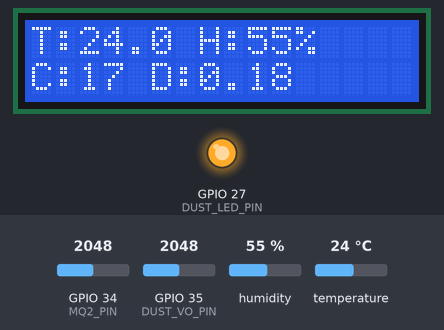
Recording of a sketch running on a simulated ESP32. Parts: 16×2 character LCD, output pins drawn as LEDs (lit = HIGH). The inputs (shaded band) are chosen by the test bench; at power-on: humidity 55 %, GPIO 34 (MQ2_PIN) = 2048, GPIO 35 (DUST_VO_PIN) = 2048, temperature 24 °C (analog values on the 0–4095 scale). WiFi joins after 1.5 s; servers stay silent unless stated; the local clock reads 2024-03-15 10:24:30 at power-on unless the sketch sets it; what the sketch prints to the serial monitor is not drawn.

Above: at 4.7 s.
4.8 s: humidity set to 22 %
At 9.0 s:
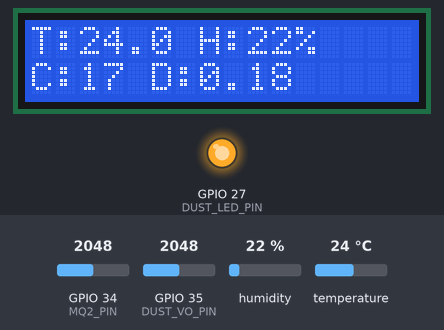
10.4 s: GPIO 34 (MQ2_PIN) set to 2866
At 14.0 s:
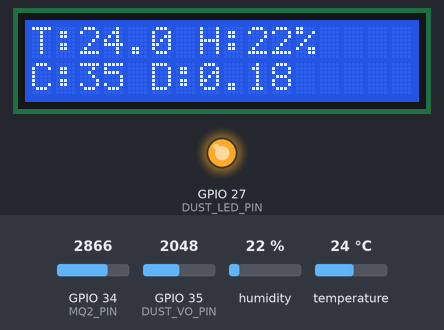
16.0 s: GPIO 35 (DUST_VO_PIN) set to 2866
At 19.1 s:
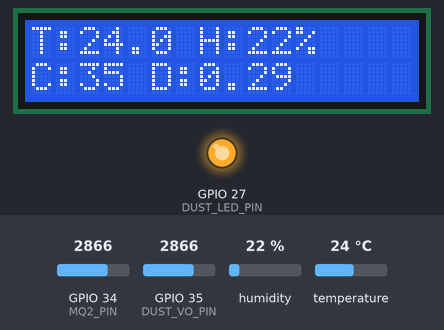
21.6 s: temperature set to 12 °C
At 24.1 s:
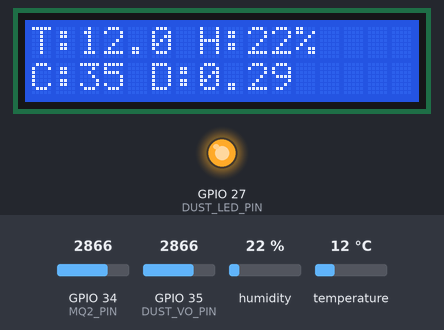
27.2 s: GPIO 34 (MQ2_PIN) set to 3972
At 29.2 s:
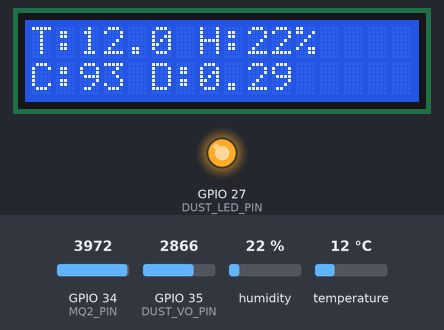
32.8 s: GPIO 35 (DUST_VO_PIN) set to 3972
At 34.2 s:
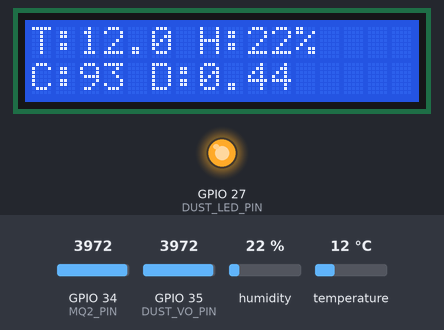
Timing chart, 0 to 35.8 s (numbered marks = the images above; inputs shaded):
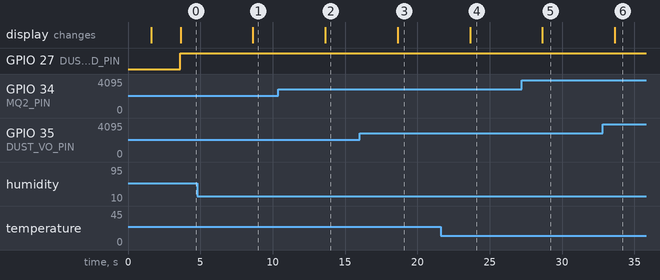

Measured:
- after the input at 4.8 s, the display: changes after 3.8 s (image 1)
- after the input at 10.4 s, the display: changes after 3.2 s (image 2)
- after the input at 16.0 s, the display: changes after 2.6 s (image 3)
- after the input at 21.6 s, the display: changes after 2.0 s (image 4)
- after the input at 27.2 s, the display: changes after 1.4 s (image 5)
- after the input at 32.8 s, the display: changes after 0.84 s (image 6)

The sketch:

TUBES_PLANB.ino
```cpp
#include <WiFi.h>
#include <FirebaseESP32.h> // Pastikan install "Firebase ESP32 Client" by Mobizt
#include <DHT.h>
#include <Wire.h>
#include <LiquidCrystal_I2C.h>
#include <time.h>

// ================= KONFIGURASI WIFI & FIREBASE =================
#define WIFI_SSID "hiqaffyed"
#define WIFI_PASSWORD "12345678"

// Project ID dari firebase_options.dart Anda: 'airquality-tubes'
#define FIREBASE_HOST "https://airquality-tubes-default-rtdb.asia-southeast1.firebasedatabase.app/"
// Database Secret (Didapat dari Project Settings > Service Accounts > Database Secrets)
#define FIREBASE_AUTH "FF3tDyPeasdJcDHxooKWbyIVoi3scAPvBszGTNDd"

// ================= PIN MAPPING (ESP32 DEVKIT V1) =================
// I2C LCD: SDA = GPIO 21, SCL = GPIO 22 (Default Wire)
#define DHTPIN 4
#define DHTTYPE DHT22
#define MQ2_PIN 34       // Analog ADC1
#define DUST_VO_PIN 35   // Analog ADC1
#define DUST_LED_PIN 27  // Digital Output

DHT dht(DHTPIN, DHTTYPE);
LiquidCrystal_I2C lcd(0x27, 16, 2); // Cek alamat I2C, bisa 0x27 atau 0x3F

FirebaseData firebaseData;
FirebaseConfig config;
FirebaseAuth auth;

unsigned long sendDataPrevMillis = 0;
// Sampling debu butuh timing presisi
int samplingTime = 280;
int deltaTime = 40;
int sleepTime = 9680;

void setup() {
  Serial.begin(115200);

  // --- Init LCD ---
  // Jika LCD tidak nyala, cek kabel SDA/SCL (SDA ke D21, SCL ke D22)
  lcd.init();
  lcd.backlight();
  lcd.setCursor(0, 0);
  lcd.print("Booting System...");

  // --- Init Sensor ---
  dht.begin();
  pinMode(MQ2_PIN, INPUT);
  pinMode(DUST_VO_PIN, INPUT);
  pinMode(DUST_LED_PIN, OUTPUT);

  // ESP32 ADC resolution is 12-bit (0-4095) by default,
  // tapi kode perhitungan Anda menggunakan 1023.0 (10-bit).
  // Kita set ke 10-bit agar rumus Anda tetap valid.
  analogReadResolution(10);

  // --- WiFi ---
  WiFi.begin(WIFI_SSID, WIFI_PASSWORD);
  Serial.print("Connecting to WiFi");
  while (WiFi.status() != WL_CONNECTED) {
    Serial.print(".");
    delay(500);
  }
  Serial.println("\nConnected!");

  // --- Sync Time ---
  configTime(7 * 3600, 0, "pool.ntp.org", "time.nist.gov"); // UTC+7 untuk WIB

  // --- Firebase Config ---
  config.database_url = FIREBASE_HOST;
  config.signer.tokens.legacy_token = FIREBASE_AUTH;

  // Opsi reconnect
  Firebase.reconnectWiFi(true);

  // Init Firebase
  Firebase.begin(&config, &auth);

  lcd.clear();
  lcd.print("Firebase OK!");
  delay(2000);
}

void loop() {
  // Kirim data setiap 5 detik (sesuai kode lama)
  if (millis() - sendDataPrevMillis > 5000 || sendDataPrevMillis == 0) {
    sendDataPrevMillis = millis();

    // 1. BACA DHT22
    float h = dht.readHumidity();
    float t = dht.readTemperature();

    // 2. BACA MQ2 (CO)
    int mq2_raw = analogRead(MQ2_PIN);
    // Konversi sederhana ke PPM (Perlu kalibrasi ulang untuk akurasi tinggi)
    float vrl = (float)mq2_raw * (3.3 / 1023.0);
    // Rumus pendekatan CO
    float co_ppm = 3.027 * exp(1.0698 * vrl);

    // 3. BACA DUST SENSOR (Sharp GP2Y1010AU0F)
    digitalWrite(DUST_LED_PIN, LOW); // Nyalakan IR LED
    delayMicroseconds(samplingTime);
    int dust_raw = analogRead(DUST_VO_PIN); // Baca nilai debu
    delayMicroseconds(deltaTime);
    digitalWrite(DUST_LED_PIN, HIGH); // Matikan IR LED
    delayMicroseconds(sleepTime);

    // Konversi Voltase ke Density
    float calcVoltage = dust_raw * (3.3 / 1023.0);
    float dust_density = (0.17 * calcVoltage) - 0.1; // mg/m3
    if (dust_density < 0) dust_density = 0;

    // Validasi bacaan DHT
    if (isnan(h) || isnan(t)) {
      Serial.println(F("Gagal baca DHT!"));
      lcd.setCursor(0,0); lcd.print("Err Sensor DHT");
      return;
    }

    // --- Serial Debug ---
    Serial.printf("Temp: %.1f C, Hum: %.1f %%, CO: %.1f PPM, Dust: %.2f\n", t, h, co_ppm, dust_density);

    // --- Tampilan LCD ---
    lcd.clear();
    lcd.setCursor(0, 0);
    // Menampilkan T (Suhu) dan H (Lembab)
    lcd.print("T:"); lcd.print(t, 1);
    lcd.print(" H:"); lcd.print(h, 0); lcd.print("%");

    lcd.setCursor(0, 1);
    // Menampilkan C (CO) dan D (Debu)
    lcd.print("C:"); lcd.print((int)co_ppm);
    lcd.print(" D:"); lcd.print(dust_density, 2);

    // --- Kirim ke Firebase ---
    if (Firebase.ready()) {
      // Menggunakan objek JSON untuk efisiensi pengiriman
      FirebaseJson json;
      json.set("temperature", t);
      json.set("humidity", h);
      json.set("co_ppm", co_ppm);
      json.set("dust_density", dust_density);
      // Mengambil waktu epoch sekarang
      time_t now;
      time(&now);
      json.set("last_updated", (int)now);

      // Kirim ke path "/monitoring"
      // Path ini COCOK dengan MonitoringService.dart di Flutter Anda
      if (Firebase.setJSON(firebaseData, "/monitoring", json)) {
        Serial.println("Upload Berhasil ✅");
      } else {
        Serial.print("Upload Gagal ❌: ");
        Serial.println(firebaseData.errorReason());
      }
    }
  }
}
```
